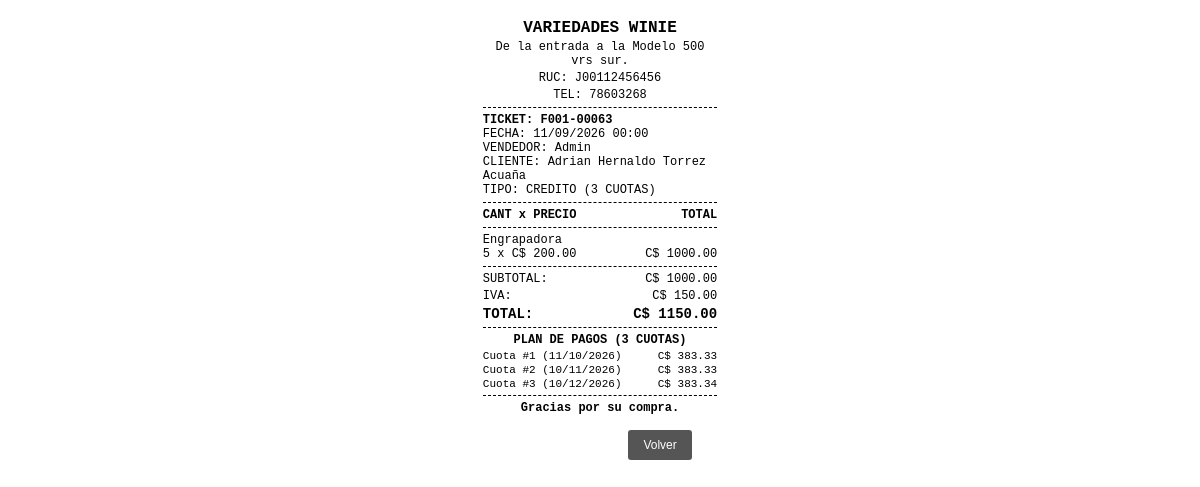
Page /factura/63 (signed in) on the committed database.
### models/empresa.py (models this page shows)
class Empresa(db.Model):
    __tablename__ = "empresa"
    id = db.Column(db.Integer, primary_key=True)
    razon_social = db.Column(db.String(150), nullable=False)
    ruc = db.Column(db.String(30), nullable=True)
    tipo_empresa = db.Column(db.String(20), nullable=True)
    direccion = db.Column(db.String(250), nullable=True)
    ciudad = db.Column(db.String(100), nullable=True)
    telefono = db.Column(db.String(30), nullable=True)
    email = db.Column(db.String(120), nullable=True)
    sitio_web = db.Column(db.String(150), nullable=True)
    regimen = db.Column(db.String(80), nullable=True)
    serie_factura = db.Column(db.String(20), nullable=False, default="F001")
    correlativo = db.Column(db.String(20), nullable=False, default="00034")
    iva = db.Column(db.Numeric(5, 2), nullable=False, default=15)
    logo = db.Column(db.String(200), nullable=True)
    estado = db.Column(db.Boolean, nullable=False, default=True)
    created_at = db.Column(db.DateTime, default=lambda: datetime.now(UTC))
    updated_at = db.Column(
        db.DateTime,
        default=lambda: datetime.now(UTC),
        onupdate=lambda: datetime.now(UTC)
    )

### models/venta.py (models this page shows, shortened)
class Venta(db.Model):
    __tablename__ = "ventas"
    id = db.Column(db.Integer,primary_key=True)
    cliente_id = db.Column(db.Integer,db.ForeignKey("clientes.id"),nullable=False)
    usuario_id = db.Column(db.Integer,db.ForeignKey("usuarios.id"),nullable=False)
    fecha_venta = db.Column(db.DateTime,nullable=False,default=lambda: datetime.now(UTC))
    fecha_limite_credito = db.Column(db.Date,nullable=True)
    tipo_venta = db.Column(db.Enum(TipoVenta),nullable=False)
    numero_factura = db.Column(db.String(30),unique=True,nullable=False)
    total_venta = db.Column(db.Numeric(10, 2),nullable=False)
    estado = db.Column(db.Enum(EstadoVenta),nullable=False,default=EstadoVenta.ACTIVA)
    observaciones = db.Column(db.Text,nullable=True)
    created_at = db.Column(db.DateTime,nullable=False,default=lambda: datetime.now(UTC))
    updated_at = db.Column(db.DateTime,nullable=False,default=lambda: datetime.now(UTC),onupdate=lambda: datetime.now(UTC))
    cliente = db.relationship("Cliente",back_populates="ventas")
    usuario = db.relationship("Usuario",back_populates="ventas")
    detalle_ventas = db.relationship("DetalleVenta", back_populates="venta", lazy=True)
    pagos = db.relationship("Pago",back_populates="venta",lazy=True,order_by="Pago.fecha_pago.desc()")
    cuotas = db.relationship("CuotaVenta", back_populates="venta", lazy=True, cascade="all, delete-orphan", order_by="CuotaVenta.numero_cuota.asc()")

### models/rol.py (models this page shows, shortened)
class Rol(db.Model):
    __tablename__ = "roles"
    id = db.Column(
        db.Integer,
        primary_key=True
    )
    nombre = db.Column(
        db.String(50),
        nullable=False,
        unique=True
    )
    descripcion = db.Column(
        db.Text,
        nullable=True
    )
    estado = db.Column(
        db.Boolean,
        default=True
    )
    descuento_maximo = db.Column(
        db.Numeric(5, 2),
        nullable=False,
        default=0
    )
    usuarios = db.relationship(
        "Usuario",
        back_populates="rol",
        lazy=True
    )

### models/cliente.py (models this page shows, shortened)
class Cliente(db.Model):
    __tablename__ = "clientes"
    id = db.Column(db.Integer,primary_key=True)
    codigo = db.Column(db.String(20),unique=True,nullable=True)
    nombres = db.Column(db.String(100),nullable=False)
    telefono = db.Column(db.String(8),nullable=False,unique=True)
    ciudad = db.Column(db.String(100),nullable=True)
    estado = db.Column(db.Enum(EstadoCliente),default=EstadoCliente.ACTIVO)
    created_at = db.Column(db.DateTime,default=lambda: datetime.now(UTC))
    updated_at = db.Column(db.DateTime,default=lambda: datetime.now(UTC),onupdate=lambda: datetime.now(UTC))
    ventas = db.relationship("Venta",back_populates="cliente",lazy=True)
    usuario = db.relationship("Usuario",back_populates="cliente",uselist=False)

### models/detalle_venta.py (models this page shows, shortened)
class DetalleVenta(db.Model):
    __tablename__ = "detalle_ventas"
    id = db.Column(db.Integer,primary_key=True)
    venta_id = db.Column(db.Integer,db.ForeignKey("ventas.id"),nullable=False)
    producto_id = db.Column(db.Integer,db.ForeignKey("productos.id"),nullable=False)
    cantidad = db.Column( db.Integer,nullable=False)
    precio_unitario = db.Column(db.Numeric(10, 2),nullable=False)
    descuento_porcentaje = db.Column(db.Numeric(5, 2),nullable=False,default=0)
    descuento_monto = db.Column(db.Numeric(10, 2),nullable=False,default=0)
    subtotal = db.Column(db.Numeric(10, 2),nullable=False)
    venta = db.relationship("Venta",back_populates="detalle_ventas")
    producto = db.relationship("Producto",back_populates="detalle_ventas")

### models/producto.py (models this page shows, shortened)
class Producto(db.Model):
    __tablename__ = "productos"
    id = db.Column(db.Integer,primary_key=True)
    codigo_producto = db.Column(db.String(50),nullable=False)
    nombre = db.Column(db.String(150),nullable=False)
    marca = db.Column(db.String(100),nullable=False)
    estado = db.Column(db.Enum(EstadoProducto), default=EstadoProducto.ACTIVO, nullable=False)
    categoria_id = db.Column(db.Integer,db.ForeignKey("categorias.id"),nullable=False)
    proveedor_id = db.Column(db.Integer,db.ForeignKey("proveedores.id"),nullable=False)
    cantidad_comprada = db.Column(db.Integer,nullable=False)
    stock = db.Column(db.Integer,default=0)
    precio_compra = db.Column(db.Numeric(10, 2),nullable=False)
    precio_venta = db.Column(db.Numeric(10, 2),nullable=False)
    fecha_compra = db.Column(db.Date,nullable=False)
    created_at = db.Column(db.DateTime,default=lambda: datetime.now(UTC))
    updated_at = db.Column(db.DateTime,default=lambda: datetime.now(UTC),onupdate=lambda: datetime.now(UTC))
    categoria = db.relationship("Categoria",back_populates="productos")
    proveedor = db.relationship("Proveedor",back_populates="productos")
    detalle_ventas = db.relationship("DetalleVenta",back_populates="producto",lazy=True)

### models/cuota_venta.py (models this page shows, shortened)
class CuotaVenta(db.Model):
    __tablename__ = "cuotas_venta"
    id = db.Column(db.Integer, primary_key=True)
    venta_id = db.Column(db.Integer, db.ForeignKey("ventas.id"), nullable=False)
    numero_cuota = db.Column(db.Integer, nullable=False)
    monto_cuota = db.Column(db.Numeric(10, 2), nullable=False)
    monto_abonado = db.Column(db.Numeric(10, 2), nullable=False, default=0.00)
    fecha_vencimiento = db.Column(db.Date, nullable=False)
    fecha_vencimiento_gracia = db.Column(db.Date, nullable=False)
    dias_gracia = db.Column(db.Integer, nullable=False, default=2)
    estado = db.Column(db.String(20), nullable=False, default="PENDIENTE") # PENDIENTE, GRACIA, PAGADA, VENCIDA
    created_at = db.Column(db.DateTime, nullable=False, default=lambda: datetime.now(UTC))
    venta = db.relationship("Venta", back_populates="cuotas")
    pagos = db.relationship("Pago", back_populates="cuota", lazy=True)

### routes/pagos.py (the view)
@pagos_bp.route("/factura/<int:venta_id>")
@login_required
def factura(venta_id):
    venta = db.session.get(Venta, venta_id)
    if not venta:
        abort(404)
    if current_user.rol and current_user.rol.nombre.upper() == "CLIENTE":
        if venta.cliente_id != current_user.cliente_id:
            abort(403)
    empresa = Empresa.query.first()
    return render_template(
        "ventas/factura.html",
        venta=venta,
        empresa=empresa
    )

### app.py (called while the page is built)
@login_manager.user_loader
def load_user(user_id):
    return Usuario.query.get(int(user_id))

### templates/ventas/factura.html (shortened to what this page needs)
<!DOCTYPE html>
<html lang="es">
<head>
</head>
<body>
    {% set subtotal = venta.detalle_ventas | sum(attribute='subtotal') %}
    {% set iva = venta.total_venta - subtotal %}
    <div class="header text-center mb-2">
        <h2 class="mb-1">{{ empresa.razon_social if empresa else 'TIENDA DEMO' }}</h2>
        <div class="mb-1">{{ empresa.direccion if empresa and empresa.direccion else 'Dirección de la tienda' }}</div>
        <div class="mb-1">RUC: {{ empresa.ruc if empresa and empresa.ruc else '-' }}</div>
        <div class="mb-1">TEL: {{ empresa.telefono if empresa and empresa.telefono else '-' }}</div>
    </div>
    <div class="line"></div>
    <div class="mb-2">
        <div class="text-bold">TICKET: {{ venta.numero_factura }}</div>
        <div>FECHA: {{ venta.fecha_venta.strftime('%d/%m/%Y %H:%M') }}</div>
        <div>VENDEDOR: {{ venta.usuario.nombres if venta.usuario and venta.usuario.nombres else 'Admin' }}</div>
        <div>CLIENTE: {{ venta.cliente.nombres }}</div>
        <div>TIPO: {{ venta.tipo_venta.value }}{% if venta.tipo_venta.value == 'CREDITO' and venta.cuotas %} ({{ venta.cuotas|length }} CUOTAS){% endif %}</div>
    </div>
    <div class="line"></div>
    <div class="mb-2 text-bold" style="display: flex; justify-content: space-between;">
        <span>CANT x PRECIO</span>
        <span>TOTAL</span>
    </div>
    <div class="line"></div>
    <div class="mb-2">
        {% for item in venta.detalle_ventas %}
        <div class="item-row">
            <div class="item-name">{{ item.producto.nombre }}</div>
            <div class="item-details">
                <span>{{ item.cantidad }} x C$ {{ "%.2f"|format(item.precio_unitario) }}</span>
                <span>C$ {{ "%.2f"|format(item.subtotal) }}</span>
            </div>
        </div>
        {% endfor %}
    </div>
    <div class="line"></div>
    <div class="totals mb-1">
        <span>SUBTOTAL:</span>
        <span>C$ {{ "%.2f"|format(subtotal) }}</span>
    </div>
    <div class="totals mb-1">
        <span>IVA:</span>
        <span>C$ {{ "%.2f"|format(iva) }}</span>
    </div>
    <div class="totals mb-2 text-bold" style="font-size: 14px;">
        <span>TOTAL:</span>
        <span>C$ {{ "%.2f"|format(venta.total_venta) }}</span>
    </div>
    {% if venta.tipo_venta.value == 'CREDITO' and venta.cuotas %}
    <div class="line"></div>
    <div class="text-bold text-center mb-1">PLAN DE PAGOS ({{ venta.cuotas|length }} CUOTAS)</div>
    {% for cuota in venta.cuotas %}
    <div class="item-details" style="font-size: 11px; margin-bottom: 2px;">
        <span>Cuota #{{ cuota.numero_cuota }} ({{ cuota.fecha_vencimiento.strftime('%d/%m/%Y') }})</span>
        <span>C$ {{ "%.2f"|format(cuota.monto_cuota) }}</span>
    </div>
    {% endfor %}
    {% endif %}
    <div class="line"></div>
    <div class="text-center mt-2 text-bold">
        Gracias por su compra.
    </div>
    <div class="acciones no-print mt-3">
        <button onclick="window.print()">Imprimir Ticket</button>
        <button onclick="window.history.back()" style="background-color: #555; margin-left: 5px;">Volver</button>
    </div>
</body>
</html>

### templates/ventas/factura.html (style rules this page uses)
* { margin: 0; padding: 0; box-sizing: border-box; }
body { font-family: 'Courier New', Courier, monospace; font-size: 12px; color: var(--color-text-main); width: 72mm; max-width: 72mm; margin: 0 auto; padding: 5mm; }
.text-center { text-align: center; }
.text-bold { font-weight: bold; }
.mb-1 { margin-bottom: 3px; }
.mb-2 { margin-bottom: 5px; }
.mt-2 { margin-top: 5px; }
.mt-3 { margin-top: 10px; }
.header h2 { font-size: 16px; text-transform: uppercase; }
.line { border-top: 1px dashed #000; margin: 5px 0; }
.item-row { margin-bottom: 5px; }
.item-name { display: block; width: 100%; }
.item-details { display: flex; justify-content: space-between; width: 100%; }
.totals { width: 100%; display: flex; justify-content: space-between; }
.acciones { text-align: center; margin-top: 15px; }
.acciones button { background-color: var(--color-text-main); color: #fff; border: none; padding: 8px 15px; font-size: 12px; cursor: pointer; border-radius: 3px; }

### rows in the picture
Empresa: razon_social "VARIEDADES WINIE", direccion "De la entrada a la Modelo 500 vrs sur.", ruc "J00112456456", telefono "78603268"
Venta: numero_factura "F001-00063", fecha_venta "11/09/2026 00:00", tipo_venta.value "CREDITO", total_venta "1150.00"
Rol: usuario "Admin"
Cliente: cliente.nombres "Adrian Hernaldo Torrez Acuaña"
DetalleVenta: producto.nombre "Engrapadora", cantidad "5", precio_unitario "200.00", subtotal "1000.00"
CuotaVenta: numero_cuota "1", fecha_vencimiento "11/10/2026", monto_cuota "383.33"
CuotaVenta: numero_cuota "2", fecha_vencimiento "10/11/2026", monto_cuota "383.33"
CuotaVenta: numero_cuota "3", fecha_vencimiento "10/12/2026", monto_cuota "383.34"

### other values in the picture
{{ venta.cuotas|length }} "3"
{{ "%.2f"|format(subtotal) }} "1000.00"
{{ "%.2f"|format(iva) }} "150.00"
